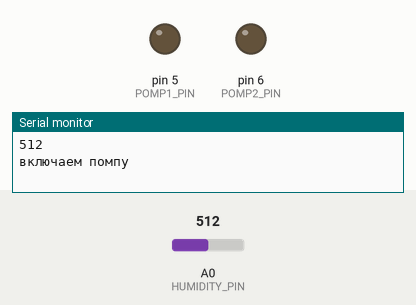
Simulated run of this sketch. Board: Arduino Uno, built with avr-gcc and run on an emulated ATmega328P. On the bench: output pins drawn as LEDs (lit = HIGH), the last lines printed to the serial monitor. Inputs (shaded band) come from the test bench; at power-on: A0 (HUMIDITY_PIN) = 512.

Above: at 1.0 s.
At 5.0 s:
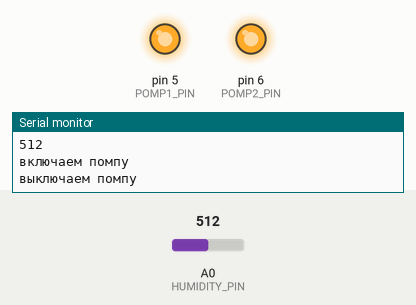
Timing chart, 0 to 10.4 s (numbered marks = the images above):
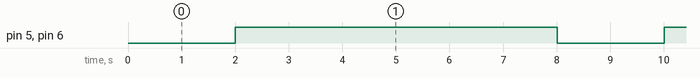

Measured:
- by itself, pin 5 (POMP1_PIN), pin 6 (POMP2_PIN): alternates HIGH for 6.0 s and LOW for 2.0 s

The sketch:

water.ino
```cpp
// даём разумное для пина, к которому подключена помпа
#define POMP1_PIN        5
#define POMP2_PIN        6
// даём разумное для пина, к которому подключён датчик влажности почвы
#define HUMIDITY_PIN    A0
// минимальный порог влажности почвы
#define HUMIDITY_MIN    30
// максимальный порог влажности почвы
#define HUMIDITY_MAX    80
// интервал между проверкой на полив растения
#define INTERVAL        6000
// переменная для хранения показания влажности почвы
unsigned int humidity = 0;

// статическая переменная для хранения времени
unsigned long waitTime = 0;

void setup(void)
{
  Serial.begin(9600);
  // пин помпы в режим выхода
  pinMode(POMP1_PIN, OUTPUT);
  pinMode(POMP2_PIN, OUTPUT);
  digitalWrite(POMP1_PIN, 1); // выключть
  digitalWrite(POMP2_PIN, 1); // выключть
}

void loop(void)
{
  // считываем текущее показания датчика влажности почвы
  int humidityNow = analogRead(HUMIDITY_PIN);
  int humidityNowMap = map(humidityNow, 545, 239, 0, 100);
  // если показания текущей влажности почвы
  // не равняется предыдущему запросу
  if (humidityNowMap != humidity) {
    // сохраняем текущие показания влажности
    humidity = humidityNowMap;
    // и выводим показания влажности на дисплей
    Serial.println(humidityNow);
  }
  // если прошёл заданный интервал времени
  // и значения датчика влажности меньше допустимой границы
  if ((waitTime == 0 || millis() - waitTime > INTERVAL) && humidity < HUMIDITY_MIN ) {
    // включаем помпу
    digitalWrite(POMP1_PIN, 0);
    digitalWrite(POMP2_PIN, 0);
    Serial.println("включаем помпу");
    // ждём 2 секунды
    delay(2000);
    // выключаем помпу
    digitalWrite(POMP1_PIN, 1);
    digitalWrite(POMP2_PIN, 1);
    Serial.println("выключаем помпу");
    // приравниваем переменной waitTime
    // значение текущего времени плюс 3 минуты
    waitTime = millis();
  }
  delay(100);
}
```
